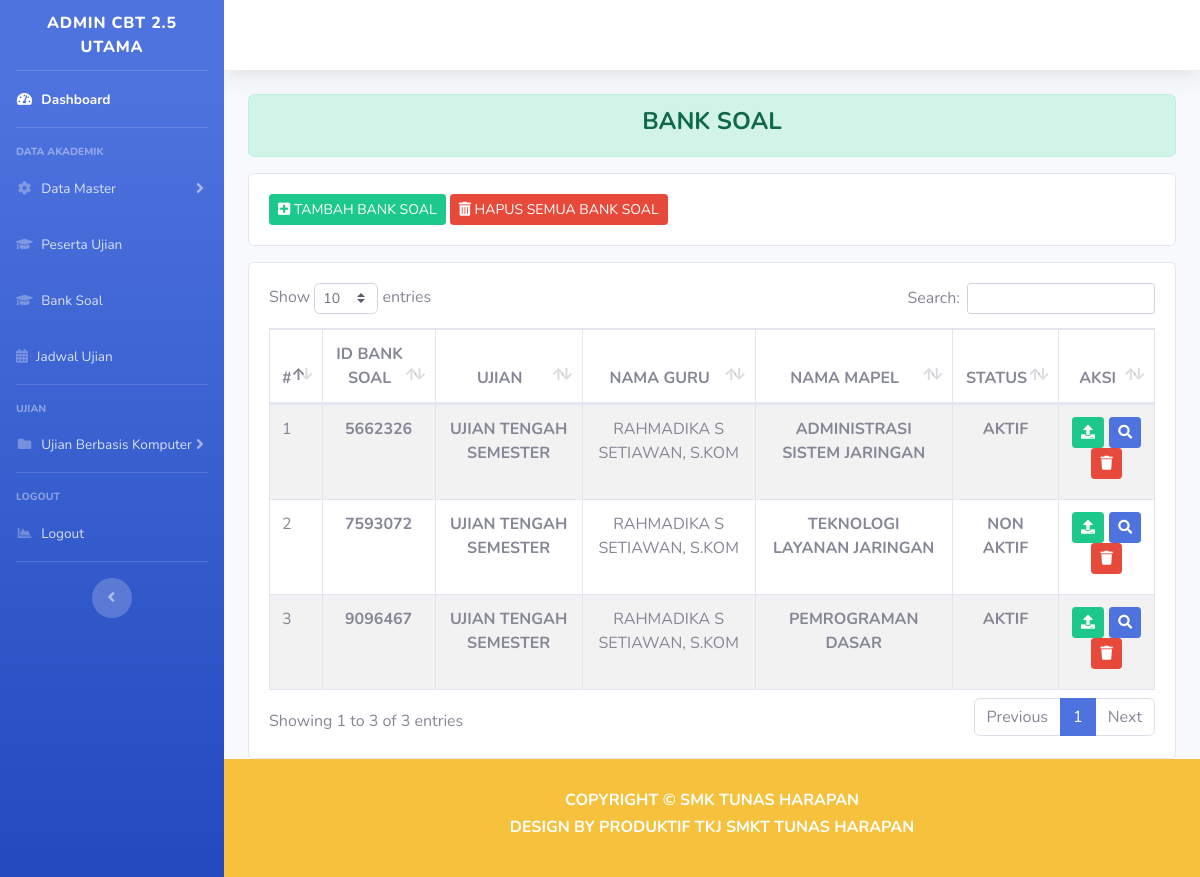
Page /index.php/dashboard/bank_soal on the earlier database version.
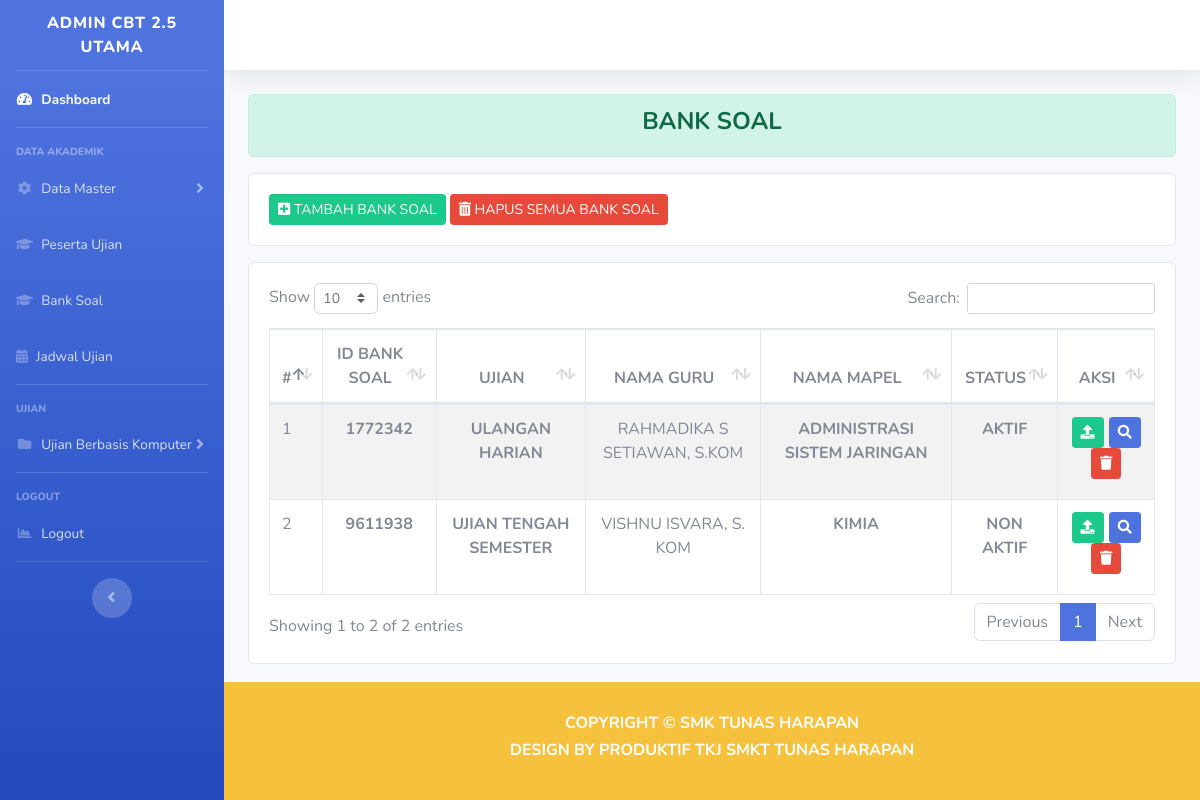
Same page on the later database version.
### tables this page shows
CREATE TABLE `bank_soal` (
  `id_bank_soal` int(18) NOT NULL,
  `id_mapel` int(18) NOT NULL,
  `id_guru` int(11) NOT NULL,
  `nama_ujian` varchar(128) NOT NULL,
  `status` varchar(32) NOT NULL,
  `time` timestamp NOT NULL DEFAULT current_timestamp() ON UPDATE current_timestamp()
);

CREATE TABLE `a_guru` (
  `id_guru` int(18) NOT NULL,
  `nama_guru` varchar(512) NOT NULL,
  `jenis_guru` varchar(16) NOT NULL
);

CREATE TABLE `a_mapel` (
  `id_mapel` int(18) NOT NULL,
  `nama_mapel` varchar(255) NOT NULL,
  `jurusan` varchar(16) NOT NULL
);

### application/controllers/Dashboard.php (called while the page is built, shortened)
<?php
class Dashboard extends CI_Controller
{
    function __construct()
    {
        $this->load->model('Model_jurusan');
    }
    public function bank_soal()
    {
        $isi['guru'] = $this->Model_guru->dataGuru();
        $isi['mapel'] = $this->Model_mapel->dataMapel();
        $isi['bankSoal'] = $this->Model_bankSoal->dataBankSoal();
        $isi['content'] = 'bank_soal/tampilan_bank_soal';
        $this->load->view('templates/header');
        $this->load->view('tampilan_dashboard', $isi);
        $this->load->view('templates/footer');
    }
}

### index.php (called while the page is built, shortened)
<?php
require_once BASEPATH.'core/CodeIgniter.php';

### application/models/Model_bankSoal.php (called while the page is built, shortened)
<?php
class Model_bankSoal extends CI_Model
{
    function dataBankSoal()
    {
        $sql = "SELECT bank_soal.id_bank_soal,bank_soal.nama_ujian,a_guru.nama_guru,a_mapel.nama_mapel,bank_soal.status,bank_soal.time FROM `bank_soal`
                INNER JOIN a_mapel
                ON a_mapel.id_mapel=bank_soal.id_mapel
                INNER JOIN a_guru
                ON a_guru.id_guru=bank_soal.id_guru;";
        $query = $this->db->query($sql);
        return $query->result_array();
    }
}

### application/views/bank_soal/tampilan_bank_soal.php (the view, shortened to what this page needs)
<div class="alert alert-success" role="alert">
    <h4 class="text-center font-weight-bold text-uppercase">bank soal</h4>
</div>
<div class="card">
    <div class="card-body">
        <button type="button" class="btn btn-success btn-sm text-uppercase" data-toggle="modal" data-target="#tambahBankSoal">
            <i class="fas fa-plus-square"></i> Tambah Bank Soal
        </button>
        <a class="btn btn-danger btn-sm text-uppercase" href="<?= base_url() ?>Dashboard/hapus_all_bank_soal"><i class="fas fa-trash-alt"></i> Hapus Semua Bank Soal</a>
    </div>
</div>
<div class="row mt-3">
    <div class="col-md">
        <div class="card">
            <div class="card-body">
                <div class="table-responsive">
                    <table class="table table-striped table-bordered" id="dataTable" width="100%" cellspacing="0">
                        <thead class="text-uppercase">
                            <tr class="text-center">
                                <th scope="col">#</th>
                                <th scope="col">ID Bank Soal</th>
                                <th scope="col">ujian</th>
                                <th scope="col">nama guru</th>
                                <th scope="col">nama mapel</th>
                                <th scope="col">status</th>
                                <th scope="col">aksi
                                </th>
                            </tr>
                        </thead>
                        <tbody>
                            <tr>
                                <?php
                                $no = 1;
                                foreach ($bankSoal as $row) {
                                ?>
                                    <td><?php echo $no++; ?></td>
                                    <td class="text-center font-weight-bold text-uppercase"><?= $row['id_bank_soal'] ?></td>
                                    <td class="text-center font-weight-bold text-uppercase"><?= $row['nama_ujian'] ?></td>
                                    <td class="text-center"><?= $row['nama_guru'] ?></td>
                                    <td class="text-center font-weight-bold text-uppercase"><?= $row['nama_mapel'] ?></td>
                                    <td class="text-center font-weight-bold text-uppercase"><?= $row['status'] ?></td>
                                    <td>
                                        <h5 class="text-center">
                                            <a class="btn btn-success btn-sm  text-uppercase" href="<?= base_url() ?>Dashboard/upload_banksoal/<?= $row['id_bank_soal'] ?>"><i class="fas fa-upload"></i></a>
                                            <a class="btn btn-primary btn-sm  text-uppercase" href="<?= base_url() ?>Dashboard/detail_banksoal/<?= $row['id_bank_soal'] ?>"><i class="fas fa-search"></i></a>
                                            <a class="btn btn-danger btn-sm  text-uppercase" href="<?= base_url() ?>Dashboard/hapus_bank_soal/<?= $row['id_bank_soal'] ?>"><i class="fas fa-trash"></i></a>
                                        </h5>
                                    </td>
                            </tr>
                        <?php } ?>
                        </tbody>
                    </table>
                </div>
            </div>
        </div>
    </div>
</div>

Differences in the rows shown:
removed bank_soal: id_bank_soal "5662326", nama_ujian "UJIAN TENGAH SEMESTER", id_guru.nama_guru "RAHMADIKA S SETIAWAN, S.KOM", id_mapel.nama_mapel "ADMINISTRASI SISTEM JARINGAN", status "AKTIF"
removed bank_soal: id_bank_soal "7593072", nama_ujian "UJIAN TENGAH SEMESTER", id_guru.nama_guru "RAHMADIKA S SETIAWAN, S.KOM", id_mapel.nama_mapel "TEKNOLOGI LAYANAN JARINGAN", status "NON AKTIF"
removed bank_soal: id_bank_soal "9096467", nama_ujian "UJIAN TENGAH SEMESTER", id_guru.nama_guru "RAHMADIKA S SETIAWAN, S.KOM", id_mapel.nama_mapel "PEMROGRAMAN DASAR", status "AKTIF"
added bank_soal: id_bank_soal "1772342", nama_ujian "ULANGAN HARIAN", id_guru.nama_guru "RAHMADIKA S SETIAWAN, S.KOM", id_mapel.nama_mapel "ADMINISTRASI SISTEM JARINGAN", status "AKTIF"
added bank_soal: id_bank_soal "9611938", nama_ujian "UJIAN TENGAH SEMESTER", id_guru.nama_guru "VISHNU ISVARA, S. KOM", id_mapel.nama_mapel "KIMIA", status "NON AKTIF"
Other differences:
text written by a page script: "Show entries Search: Showing 1 to 3 of 3 entries Previous 1 Next" → "Show entries Search: Showing 1 to 2 of 2 entries Previous 1 Next"
